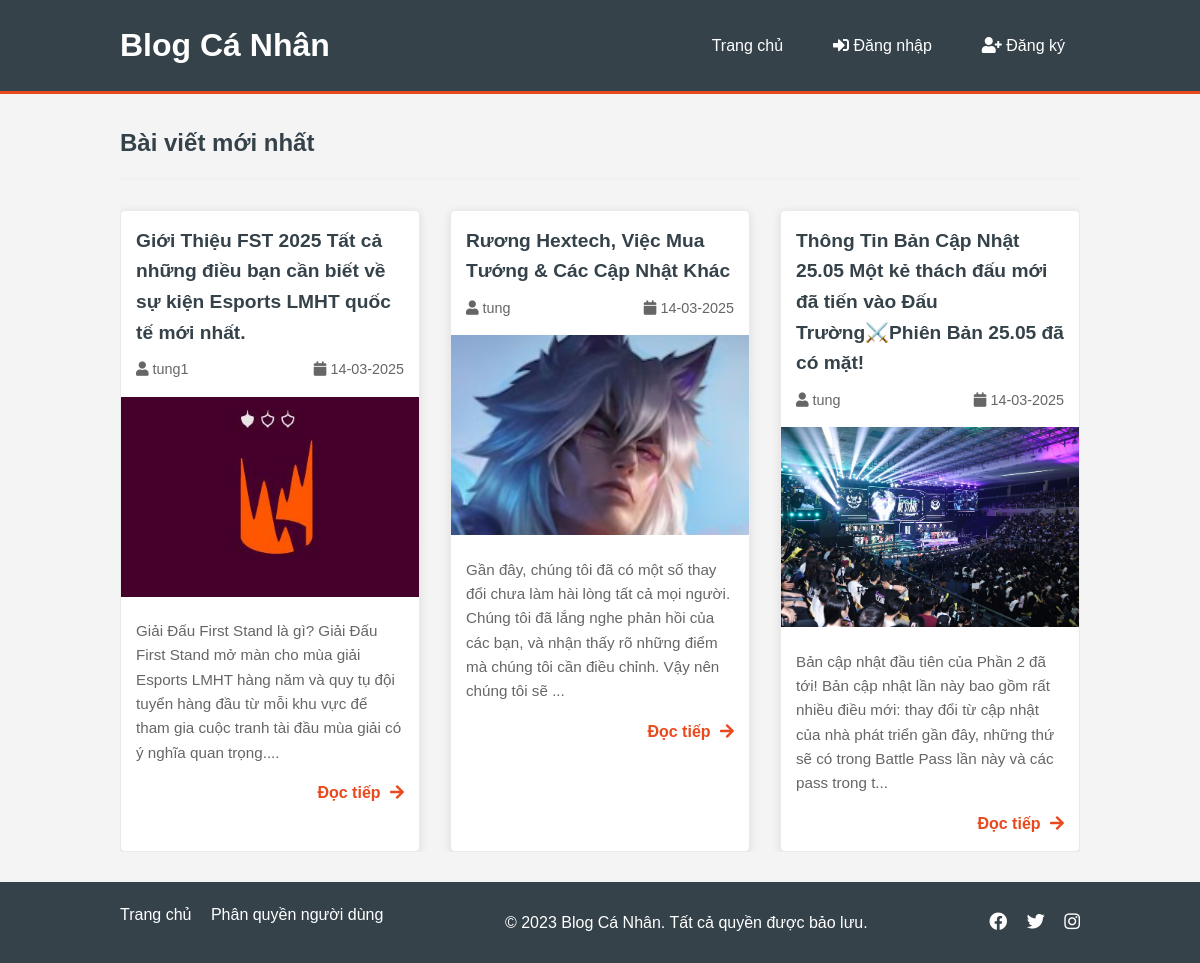
The page / on the database its author committed.
### models.py (models this page shows, shortened)
class Post(db.Model):
    id = db.Column(db.Integer, primary_key=True)
    title = db.Column(db.String(200), nullable=False)
    date_posted = db.Column(db.DateTime, nullable=False, default=datetime.utcnow)
    content = db.Column(db.Text, nullable=False)
    image_path = db.Column(db.String(200), nullable=True)
    user_id = db.Column(db.Integer, db.ForeignKey('user.id'), nullable=False)
    is_hidden = db.Column(db.Boolean, default=False)

class User(db.Model, UserMixin):
    id = db.Column(db.Integer, primary_key=True)
    username = db.Column(db.String(150), unique=True, nullable=False)
    password = db.Column(db.String(150), nullable=False)
    is_admin = db.Column(db.Boolean, default=False)
    is_active = db.Column(db.Boolean, default=True)
    date_joined = db.Column(db.DateTime, default=datetime.utcnow)
    posts = db.relationship('Post', backref='user', lazy=True)
    role = db.Column(db.String(20), default='viewer')  # 'viewer', 'collaborator', 'editor'

### routes/main.py (the view)
@main_bp.route('/')
def index():
    if current_user.is_authenticated and current_user.is_admin:
        posts = Post.query.order_by(Post.date_posted.desc()).all()
    else:
        posts = Post.query.filter_by(is_hidden=False).join(User).filter_by(is_active=True).order_by(Post.date_posted.desc()).all()
    return render_template('index.html', posts=posts)

### templates/index.html (shortened to what this page needs)
{% extends "base.html" %}
{% block content %}
<div class="content-container">
    <div class="posts-header">
        <h2>Bài viết mới nhất</h2>
    </div>
    <div class="posts-grid">
        {% if posts %}
            {% for post in posts %}
                <div class="post-card">
                    <div class="post-header">
                        <h3 class="post-title">
                            <a href="{{ url_for('post.post', post_id=post.id) }}">{{ post.title }}</a>
                        </h3>
                        <div class="post-meta">
                            <span class="post-author">
                                <i class="fas fa-user"></i> {{ post.user.username }}
                            </span>
                            <span class="post-date">
                                <i class="fas fa-calendar"></i> {{ post.date_posted.strftime('%d-%m-%Y') }}
                            </span>
                        </div>
                    </div>
                    {% if post.image_path %}
                    <div class="post-thumbnail">
                        <img src="{{ url_for('static', filename=post.image_path) }}" alt="{{ post.title }}">
                    </div>
                    {% endif %}
                    <div class="post-excerpt">
                        {{ post.content[:200] }}{% if post.content|length > 200 %}...{% endif %}
                    </div>
                    <div class="post-footer">
                        <a href="{{ url_for('post.post', post_id=post.id) }}" class="read-more">
                            Đọc tiếp <i class="fas fa-arrow-right"></i>
                        </a>
                    </div>
                </div>
            {% endfor %}
        {% endif %}
    </div>
{% endblock %}

### static/css/style.css (style rules this page uses)
* { margin: 0; padding: 0; box-sizing: border-box; }
body { font-family: Arial, Helvetica, sans-serif; line-height: 1.6; background-color: #f4f4f4; color: #333; min-height: 100vh; display: flex; flex-direction: column; }
a { text-decoration: none; color: #35424a; }
.posts-grid { display: grid; grid-template-columns: repeat(auto-fill, minmax(300px, 1fr)); gap: 30px; }
.post-card { background-color: #fff; border-radius: 5px; box-shadow: 0 2px 10px rgba(0,0,0,0.1); overflow: hidden; transition: transform 0.3s; }
.post-header { padding: 15px; }
.post-title { margin-bottom: 10px; }
.post-title a { color: #35424a; font-size: 1.2rem; }
.post-meta { display: flex; justify-content: space-between; color: #666; font-size: 0.9rem; }
.post-thumbnail img { width: 100%; height: 200px; object-fit: cover; }
.post-excerpt { padding: 15px; color: #666; font-size: 0.95rem; }
.post-footer { padding: 0 15px 15px; text-align: right; }
.read-more { color: #e8491d; font-weight: bold; }
.read-more i { margin-left: 5px; }
.posts-header { display: flex; justify-content: space-between; align-items: center; margin-bottom: 30px; border-bottom: 2px solid #f0f0f0; padding-bottom: 15px; }
.posts-header h2 { margin: 0; color: #35424a; }
.content-container { max-width: 1200px; margin: 0 auto; }
.post-card { border: 1px solid #eaeaea; transition: box-shadow 0.3s, transform 0.3s; }

### rows shown on the page
Post: title "Giới Thiệu FST 2025 Tất cả những điều bạn cần biết về sự kiện Esports LMHT quốc tế mới nhất.", user.username "tung1", date_posted "14-03-2025", image_path (picture), content "Giải Đấu First Stand là gì? Giải Đấu First Stand mở màn cho mùa giải Esports LMHT hàng năm và quy tụ đội tuyển hàng đầu từ mỗi khu vực để tham gia cuộc tranh tài đầu mùa giải có ý nghĩa quan trọng."
Post: title "Rương Hextech, Việc Mua Tướng & Các Cập Nhật Khác", user.username "tung", date_posted "14-03-2025", image_path (picture), content "Gần đây, chúng tôi đã có một số thay đổi chưa làm hài lòng tất cả mọi người. Chúng tôi đã lắng nghe phản hồi của các bạn, và nhận thấy rõ những điểm mà chúng tôi cần điều chỉnh. Vậy nên chúng tôi sẽ"
Post: title "Thông Tin Bản Cập Nhật 25.05 Một kẻ thách đấu mới đã tiến vào Đấu Trường⚔️Phiên Bản 25.05 đã có mặt!", user.username "tung", date_posted "14-03-2025", image_path (picture), content "Bản cập nhật đầu tiên của Phần 2 đã tới! Bản cập nhật lần này bao gồm rất nhiều điều mới: thay đổi từ cập nhật của nhà phát triển gần đây, những thứ sẽ có trong Battle Pass lần này và các pass trong t"

### other values the page prints
{{ now.year if now else 2023 }} "2023"
